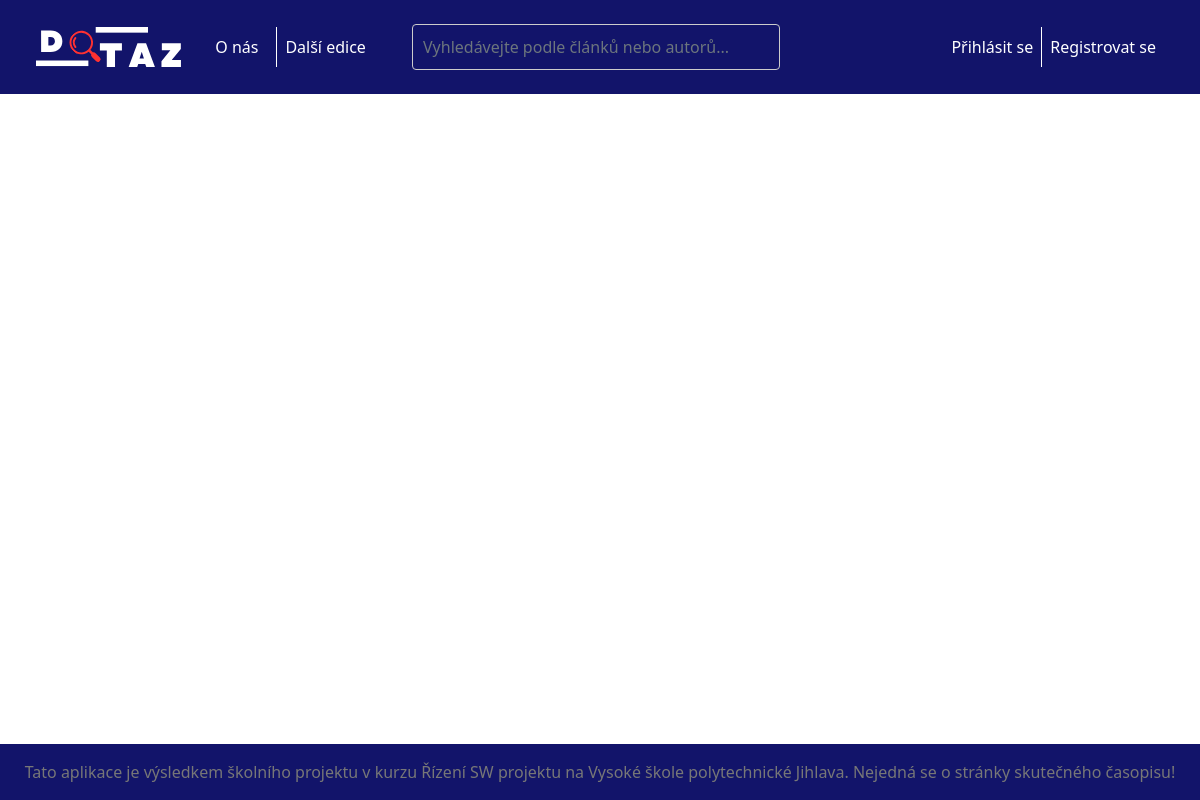
The page /edition.php on the database as committed earlier.
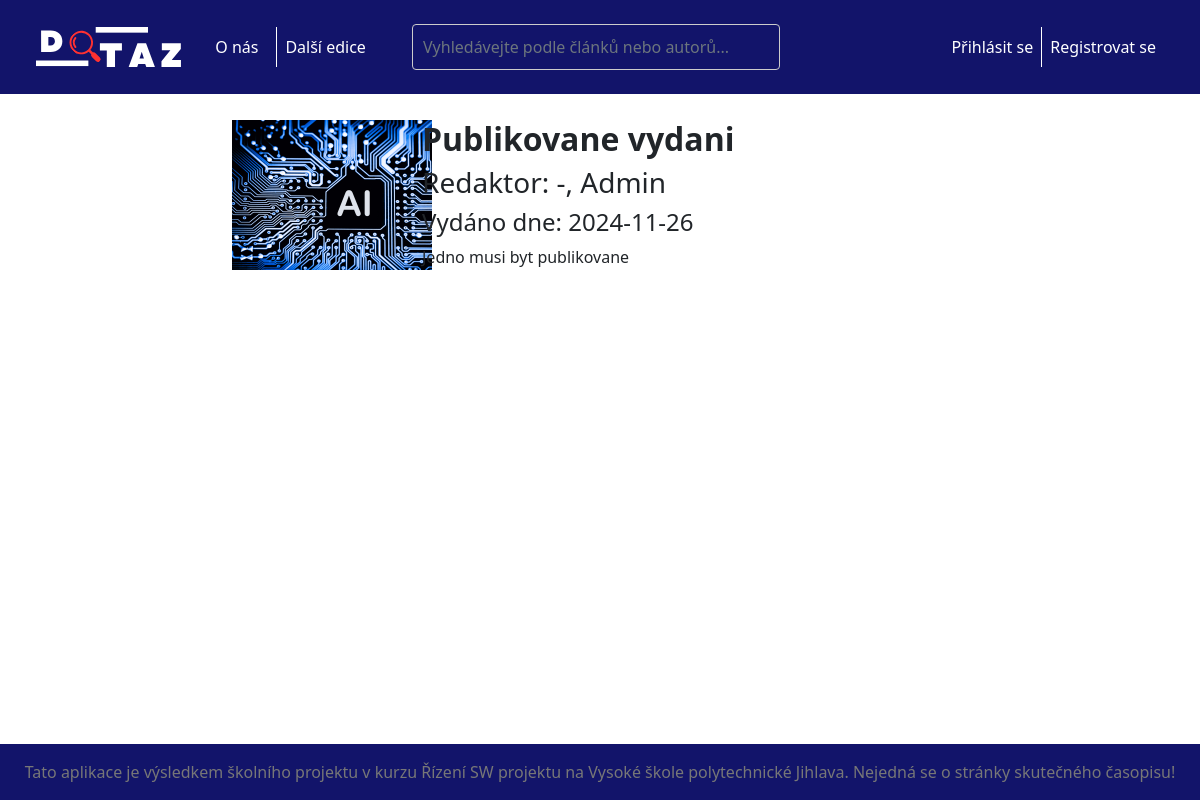
The same page on the database as committed later.
### tables this page shows
CREATE TABLE `RSP_EDITION` (
  `ID` int NOT NULL,
  `Title` varchar(128) NOT NULL,
  `Thema` varchar(256) DEFAULT NULL,
  `Published` date DEFAULT NULL,
  `Redactor` int NOT NULL
);

CREATE TABLE `RSP_USER` (
  `ID` int NOT NULL,
  `FirstName` varchar(32) NOT NULL,
  `LastName` varchar(64) NOT NULL,
  `TitleF` varchar(16) DEFAULT NULL,
  `TitleP` varchar(16) DEFAULT NULL,
  `Func` int NOT NULL,
  `Phone` varchar(16) DEFAULT NULL,
  `Mail` varchar(64) NOT NULL,
  `Login` varchar(16) DEFAULT NULL,
  `Password` char(64) DEFAULT NULL,
  `Active` tinyint(1) NOT NULL
);

### include/session_open.php (called while the page is built, shortened)
<?php
$img_dir = getenv('DIR_IMAGES');
$myFunc=50;
?>

### edition.php (the view)
<?php include 'include/session_open.php'; ?>
<?php
$sql = "SELECT *, E.ID as EID from `RSP_EDITION` E left join `RSP_USER` U on E.Redactor=U.ID".
        (($myFunc>22)?" where E.Published is not null and E.Published<now()":"");
$result = $conn->query($sql);
?>
<?php include 'include/header.php'; ?>
<div class="container" style="padding-top: 120px;">
            <?php while ($E=$result->fetchObject()) {?>
            <div class="row mb-2 justify-content-center">
                <div class="col-sm-2 d-flex">
                    <img class="card-image" width=200 height=150 onclick="{window.location.href = 'index.php?id=<?php echo $E->EID?>';return true;}" src="<?php echo "{$img_dir}picture{$E->ID}";?>.png"/>
                </div>
                <div class="col-sm-6">
                    <h2><strong><?php echo $E->Title;?></strong></h2>
                    <h3>Redaktor:
                        <span class="author">
                            <?php echo $E->LastName.", ".$E->TitleF." ".$E->FirstName." ".$E->TitleP." ";?>
                        </span></h3>
                    <h4>Vydáno dne:
                        <span class="published">
                            <?php
                                if (($E->Published == "" )||(strtotime($E->Published) === false)) {
                                    echo '"' . $E->Published . '"';
                                } else {
                                    echo $E->Published;
                                }
                            ?>
                    </span></h4>
                    <p class="text-justify"><?php echo $E->Thema;?></p>
                </div>
            </div>
            <?php }?>
    </div>
<?php include 'include/footer.php'; ?>

### include/header.php (shortened to what this page needs)
<!DOCTYPE html>
<html lang="cs">
<head>
    <link href="https://cdn.jsdelivr.net/npm/bootstrap@5.0.2/dist/css/bootstrap.min.css" rel="stylesheet">
    <link rel="stylesheet" href="public/css/style.css">
    <link rel="stylesheet" href="https://cdn.jsdelivr.net/npm/bootstrap-icons@1.11.3/font/bootstrap-icons.min.css">
</head>
<body onclick="document_onClick(this)">
    <header>
        <nav class="navbar navbar-expand-lg bg-blue fixed-top">
            <div id="menuMain" class="container-fluid">
                <div class="col-sm-4 d-flex">
                    <a class="navbar-brand" href="index.php">
                        <img src="<?php echo "{$img_dir}";?>logo-dotaz.svg" alt="Logo casopisu DOTAZ">
                    </a>
                    <ul class="navbar-nav">
                        <li class="nav-item">
                            <a class="nav-link" href="aboutUs.php">O nás</a>
                        </li>
                        <li class="nav-item">
                            <a class="nav-link" href="edition.php">Další edice</a>
                        </li>
                    </ul>
                </div>
                <div class="col-sm-4">
    <form class="d-flex search-container" role="search" onsubmit="return false;">
        <input id="search" name="query" class="form-control me-2" type="search" placeholder="Vyhledávejte podle článků nebo autorů..." aria-label="Search" autocomplete="off" oninput="search_onInput(this)">
    </form>
</div>
                <div class="col-sm-4 d-flex justify-content-end">
                    <ul class="navbar-nav ms-auto mb-2 mb-lg-0">
                        <?php if (isset($_SESSION['user'])): ?>
                            <li class="nav-item">
                                <a class="nav-link" href="profile.php">Profil</a>
                            </li>
                            <li class="nav-item">
                                <a class="nav-link" href="include/logout.php">Odhlásit se</a>
                            </li>
                        <?php else: ?>
                            <li class="nav-item">
                                <a class="nav-link" href="loginpage.php">Přihlásit se</a>
                            </li>
                            <li class="nav-item">
                                <a class="nav-link" href="registerpage.php">Registrovat se</a>
                            </li>
                        <?php endif; ?>
                    </ul>
                </div>
            </div>
        </nav>
    </header>

### include/footer.php (shortened to what this page needs)
<footer class="container-fluid bg-blue text-center p-3 text-grey fixed-bottom mt-5">
    <div class="row">
        <div class="column">
            <p class="align-items-center">Tato aplikace je výsledkem školního projektu v kurzu Řízení SW projektu na Vysoké škole polytechnické Jihlava. Nejedná se o stránky skutečného časopisu!</p>
        </div>
    </div>
</footer>
</body>
</html>

### public/css/style.css (style rules this page uses)
.text-justify { text-align: justify; }
header .navbar { padding: 1.5em; }
header .navbar-brand img { height: 2em; }
header .navbar .nav-item:nth-child(1) { border-right: solid 1px white; }
header .navbar .nav-item { min-width: 80px; text-align: center; }
header .navbar-brand { padding: 0; }
header .navbar .nav-item a { color: white; }
footer p { margin-bottom: 0; }
.text-grey { color: #777; }
.bg-blue { background-color: #12146a; }
input[type="search"] { border-color: white; border-radius: 0; transition: background-color 0.25s linear; background-color: #12146a; }
.card-image { cursor: pointer; }
.search-container { position: relative; width: 100%; }
#search { width: 100%; padding: 10px; border: 1px solid #ccc; border-radius: 4px; transition: background-color 0.25s linear; background-color: #12146a; color: white; }

Rows that differ between the two databases and show on the page:
added rsp_edition: Title "Publikovane vydani", Redactor.LastName "-", Redactor.FirstName "Admin", Published "2024-11-26", Thema "Jedno musi byt publikovane"
